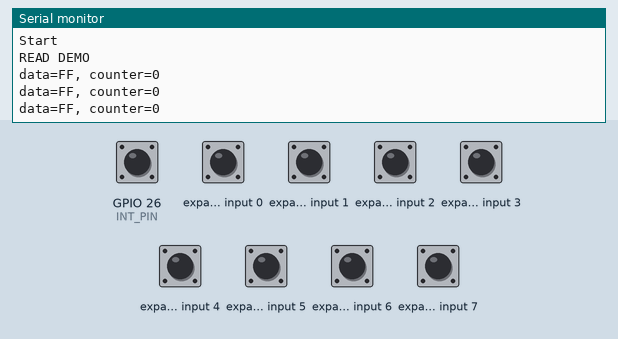
This program was run on a simulated ESP32. On the bench: the last lines printed to the serial monitor. Wiring (inferred from the names in the program): PCF8574 port expander at I2C address 0x38. The test bench sets the inputs (shaded band); at power-on: GPIO 26 (INT_PIN), expander input 0–7 HIGH.

Above: at 3.8 s.
3.9 s: expander input 0 pulled LOW for 1.3 s
At 4.4 s:
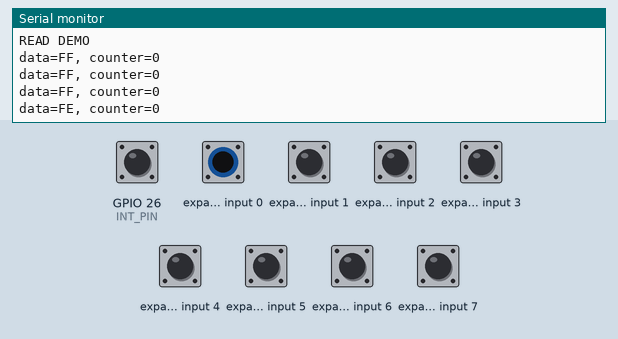
6.7 s: expander input 1 pulled LOW for 1.3 s
At 7.8 s:
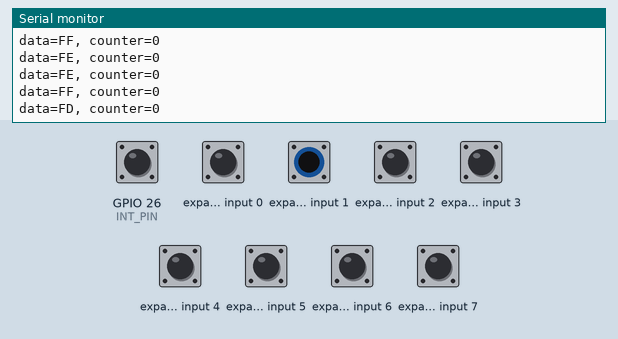
9.5 s: expander input 2 pulled LOW for 1.3 s
At 10.8 s:
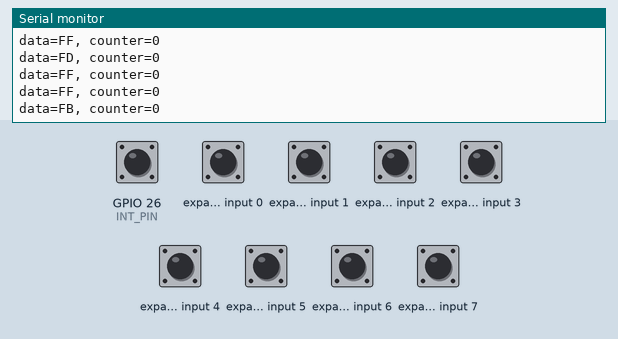
12.3 s: expander input 3 pulled LOW for 1.3 s
At 13.8 s:
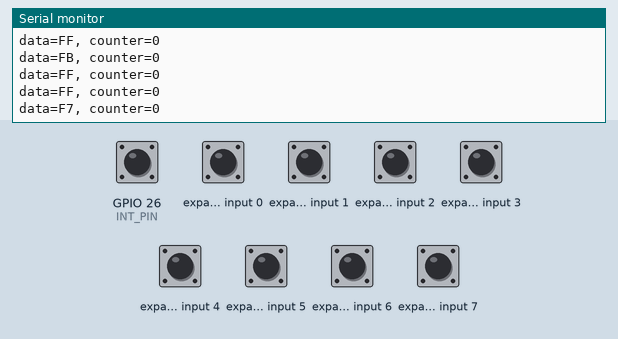
15.1 s: expander input 4 pulled LOW for 1.3 s
At 16.8 s:
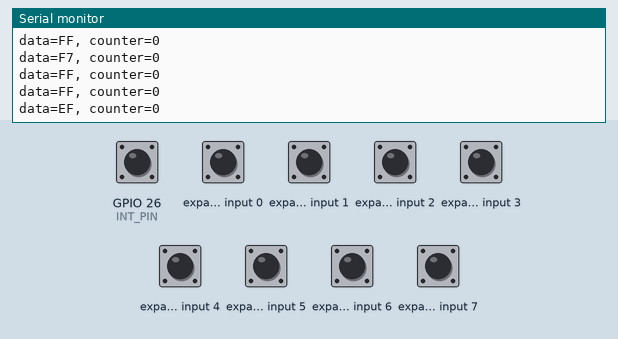
17.9 s: expander input 5 pulled LOW for 1.3 s
At 18.8 s:
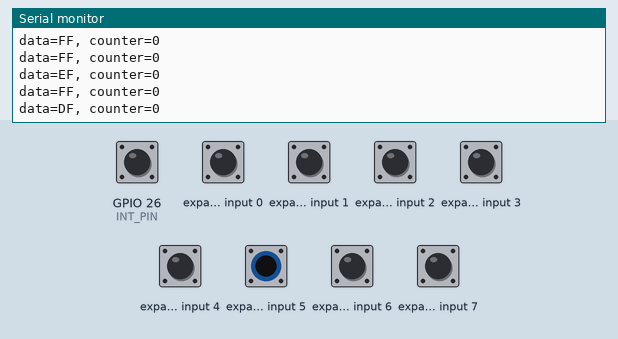

The program:

main.cpp
```cpp
// PCF8574A
// https://www.chipdip.ru/product/pcf8574an
// https://static.chipdip.ru/lib/368/DOC004368150.pdf

#include <Arduino.h>
#include <Wire.h>

#define  READ_DEMO
// #define  WRITE_DEMO

#ifdef READ_DEMO
#undef WRITE_DEMO
#endif
#ifdef WRITE_DEMO
#undef READ_DEMO
#endif

#define   ADDRESS_DEVICE        0x38
#define   INT_PIN               26
uint8_t data;
char    text[128];
volatile uint16_t counter = 0;
uint32_t last = 0;


void pinChanged(void) {
    if (millis() - last > 20) {
        counter++;
    }
    last = millis();
}

void setup() {
    pinMode(INT_PIN, INPUT_PULLUP);
    Wire.begin();
    Wire.beginTransmission(ADDRESS_DEVICE);
#ifdef READ_DEMO
    Wire.write(B11111111);
#endif
#ifdef WRITE_DEMO
    Wire.write(B00000000);
#endif
    Wire.endTransmission();
    attachInterrupt(INT_PIN, pinChanged, FALLING);

    Serial.begin(115200);
    Serial.println(F("Start"));
#ifdef READ_DEMO
    Serial.println(F("READ DEMO"));
#endif
#ifdef WRITE_DEMO
    Serial.println(F("WRITE DEMO"));
#endif
}

void loop() {
#ifdef WRITE_DEMO
    for (int i = 0; i < 8; i++) {
        delay(1000);
        data = bit(i);
        Wire.beginTransmission(ADDRESS_DEVICE);
        Wire.write(data);
        Wire.endTransmission();
        sprintf(text, "data=%02X, counter=%d", data, counter);
        Serial.println(text);
    }
#endif
#ifdef READ_DEMO
    delay(1000);
    Wire.requestFrom(ADDRESS_DEVICE, 1);
    data = Wire.read();
    sprintf(text, "data=%02X, counter=%d", data, counter);
    Serial.println(text);
#endif
}
```

Measured:
- after the input at 3.9 s, the serial monitor: prints a new line after 0.10 s (image 1)
- after the input at 6.7 s, the serial monitor: prints a new line after 0.30 s (image 2)
- after the input at 9.5 s, the serial monitor: prints a new line after 0.50 s (image 3)
- after the input at 12.3 s, the serial monitor: prints a new line after 0.70 s (image 4)
- after the input at 15.1 s, the serial monitor: prints a new line after 0.91 s (image 5)
- after the input at 17.9 s, the serial monitor: prints a new line after 0.11 s (image 6)
